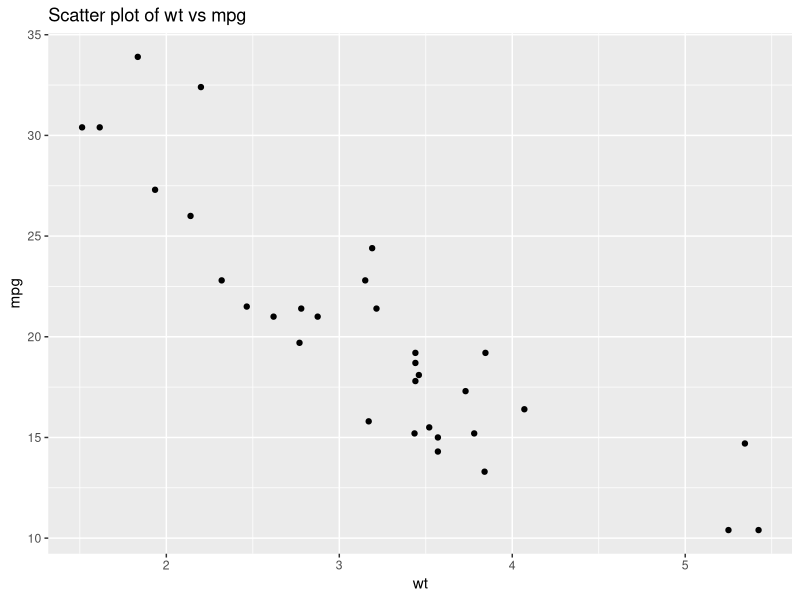

This figure's R source:
# Load library
library(ggplot2)

# Set working directory
setwd("/scratch/pawsey1172/dle/rstudio-dir/R/test1")

# Open a PDF device
pdf("my_plot.pdf")

# Create a plot
ggplot(mtcars, aes(x = wt, y = mpg)) +
  geom_point() +
  ggtitle("Scatter plot of wt vs mpg")

# Close the PDF device
dev.off()
